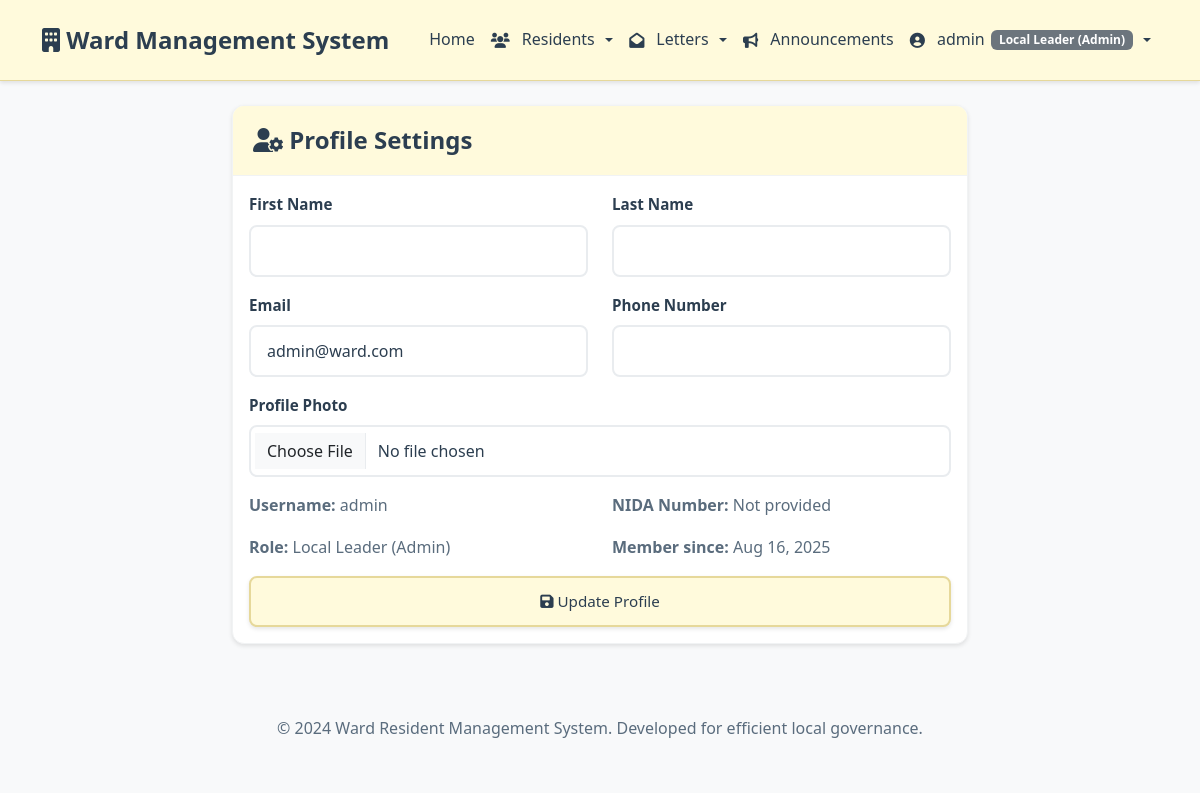
The page /accounts/profile/ (signed in) on the database its author committed.
### accounts/models.py (models this page shows, shortened)
class User(AbstractUser):
    USER_ROLES = (
        ('admin', 'Local Leader (Admin)'),
        ('resident', 'Resident'),
        ('clerk', 'Data Entry Clerk'),
    )
    role = models.CharField(max_length=20, choices=USER_ROLES, default='resident')
    phone_number = models.CharField(max_length=15, blank=True)
    nida_number = models.CharField(max_length=20, unique=True, null=True, blank=True)
    profile_photo = models.ImageField(upload_to='profile_photos/', null=True, blank=True)
    is_verified = models.BooleanField(default=False)
    created_at = models.DateTimeField(auto_now_add=True)
    updated_at = models.DateTimeField(auto_now=True)

### accounts/views.py (the view)
# urls.py: path('profile/', views.profile, name='profile'),
@login_required
def profile(request):
    if request.method == 'POST':
        form = UserProfileForm(request.POST, request.FILES, instance=request.user)
        if form.is_valid():
            form.save()
            messages.success(request, 'Profile updated successfully!')
            return redirect('accounts:profile')
    else:
        form = UserProfileForm(instance=request.user)
    return render(request, 'accounts/profile.html', {'form': form})

### accounts/forms.py
class UserProfileForm(forms.ModelForm):
    class Meta:
        model = User
        fields = ('first_name', 'last_name', 'email', 'phone_number', 'profile_photo')
        widgets = {
            'first_name': forms.TextInput(attrs={'class': 'form-control'}),
            'last_name': forms.TextInput(attrs={'class': 'form-control'}),
            'email': forms.EmailInput(attrs={'class': 'form-control'}),
            'phone_number': forms.TextInput(attrs={'class': 'form-control'}),
            'profile_photo': forms.FileInput(attrs={'class': 'form-control'}),
        }

### templates/accounts/profile.html (shortened to what this page needs)
{% extends 'base.html' %}
{% load crispy_forms_tags %}
{% block content %}
<div class="row justify-content-center">
    <div class="col-md-8">
        <div class="card">
            <div class="card-header">
                <h4 class="mb-0"><i class="fas fa-user-cog"></i> Profile Settings</h4>
            </div>
            <div class="card-body">
                <form method="post" enctype="multipart/form-data">
                    <div class="row">
                        <div class="col-md-6">
                            <div class="mb-3">
                                <label for="{{ form.first_name.id_for_label }}" class="form-label">First Name</label>
                                {{ form.first_name }}
                            </div>
                        </div>
                        <div class="col-md-6">
                            <div class="mb-3">
                                <label for="{{ form.last_name.id_for_label }}" class="form-label">Last Name</label>
                                {{ form.last_name }}
                            </div>
                        </div>
                    </div>
                    <div class="row">
                        <div class="col-md-6">
                            <div class="mb-3">
                                <label for="{{ form.email.id_for_label }}" class="form-label">Email</label>
                                {{ form.email }}
                            </div>
                        </div>
                        <div class="col-md-6">
                            <div class="mb-3">
                                <label for="{{ form.phone_number.id_for_label }}" class="form-label">Phone Number</label>
                                {{ form.phone_number }}
                            </div>
                        </div>
                    </div>
                    <div class="mb-3">
                        <label for="{{ form.profile_photo.id_for_label }}" class="form-label">Profile Photo</label>
                        {{ form.profile_photo }}
                    </div>
                    <div class="row">
                        <div class="col-md-6">
                            <p><strong>Username:</strong> {{ user.username }}</p>
                            <p><strong>Role:</strong> {{ user.get_role_display }}</p>
                        </div>
                        <div class="col-md-6">
                            <p><strong>NIDA Number:</strong> {{ user.nida_number|default:"Not provided" }}</p>
                            <p><strong>Member since:</strong> {{ user.date_joined|date:"M d, Y" }}</p>
                        </div>
                    </div>
                    <div class="d-grid">
                        <button type="submit" class="btn btn-primary">
                            <i class="fas fa-save"></i> Update Profile
                        </button>
                    </div>
                </form>
            </div>
        </div>
    </div>
</div>
{% endblock %}

### templates/base.html (shortened to what this page needs)
<!DOCTYPE html>
<html lang="en">
<head>
    <link href="https://cdn.jsdelivr.net/npm/bootstrap@5.3.0/dist/css/bootstrap.min.css" rel="stylesheet">
    <link href="https://cdnjs.cloudflare.com/ajax/libs/font-awesome/6.0.0/css/all.min.css" rel="stylesheet">
    {% load static %}
    <link href="{% static 'css/custom.css' %}" rel="stylesheet">
</head>
<body>
    <nav class="navbar navbar-expand-lg">
        <div class="container">
            <a class="navbar-brand" href="{% url 'home' %}">
                <i class="fas fa-building"></i> Ward Management System
            </a>
            <div class="collapse navbar-collapse" id="navbarNav">
                <ul class="navbar-nav me-auto ms-3">
                    <li class="nav-item">
                        <a class="nav-link{% if request.resolver_match.url_name == 'home' %} active{% endif %}" href="{% url 'home' %}">
                            Home
                        </a>
                    </li>
                    {% if user.is_authenticated %}
                        {% if user.role == 'resident' %}
                            <li class="nav-item">
                                <a class="nav-link" href="{% url 'residents:profile' %}">
                                    <i class="fas fa-user"></i> My Profile
                                </a>
                            </li>
                            <li class="nav-item">
                                <a class="nav-link" href="{% url 'letters:request' %}">
                                    <i class="fas fa-envelope"></i> Request Letter
                                </a>
                            </li>
                            <li class="nav-item">
                                <a class="nav-link" href="{% url 'letters:my_requests' %}">
                                    <i class="fas fa-list"></i> My Requests
                                </a>
                            </li>
                        {% elif user.role == 'admin' %}
                            <li class="nav-item dropdown">
                                <a class="nav-link dropdown-toggle" href="#" role="button" data-bs-toggle="dropdown">
                                    <i class="fas fa-users"></i> Residents
                                </a>
                            </li>
                            <li class="nav-item dropdown">
                                <a class="nav-link dropdown-toggle" href="#" role="button" data-bs-toggle="dropdown">
                                    <i class="fas fa-envelope-open"></i> Letters
                                </a>
                            </li>
                            <li class="nav-item">
                                <a class="nav-link" href="{% url 'communications:announcements' %}">
                                    <i class="fas fa-bullhorn"></i> Announcements
                                </a>
                            </li>
                        {% endif %}
                    {% endif %}
                </ul>
                <ul class="navbar-nav ms-auto gap-2">
                    {% if user.is_authenticated %}
                        <li class="nav-item dropdown">
                            <a class="nav-link dropdown-toggle" href="#" role="button" data-bs-toggle="dropdown">
                                <i class="fas fa-user-circle"></i> {{ user.username }}
                                <span class="badge bg-secondary">{{ user.get_role_display }}</span>
                            </a>
                        </li>
                    {% endif %}
                </ul>
            </div>
        </div>
    </nav>
    <main class="container mt-4">
        {% block content %}
        {% endblock %}
    </main>
    <footer class="bg-light mt-5 py-4">
        <div class="container text-center">
            <p class="mb-0">&copy; 2024 Ward Resident Management System. Developed for efficient local governance.</p>
        </div>
    </footer>
</body>
</html>

### static/css/custom.css (style rules this page uses)
:root { --primary-color: #FFFADC; --primary-dark: #f4eec7; --primary-darker: #e6d89a; --secondary-color: #28a745; --accent-color: #8b7b3a; --warning-color: #ffc107; --danger-color: #dc3545; --light-bg: #f8f9fa; --white: #ffffff; --dark-text: #2c3e50; --medium-text: #5a6c7d; --light-text: #7f8c8d; --border-color: #e9ecef; --border-light: #f1f3f4; --shadow: 0 2px 4px rgba(0, 0, 0, 0.1); --shadow-lg: 0 8px 25px rgba(0, 0, 0, 0.15); --shadow-hover: 0 4px 12px rgba(0, 0, 0, 0.15); --hover-transform: translateY(-2px); --transition-smooth: all 0.3s cubic-bezier(0.4, 0, 0.2, 1); }
body { font-family: 'Segoe UI', Tahoma, Geneva, Verdana, sans-serif; background-color: var(--light-bg); color: var(--dark-text); line-height: 1.6; font-size: 16px; }
h1, h2, h3, h4, h5, h6 { color: var(--dark-text); font-weight: 600; margin-bottom: 1rem; }
p { color: var(--medium-text); margin-bottom: 1rem; }
.navbar { background: var(--primary-color); border-bottom: 1px solid var(--primary-darker); box-shadow: var(--shadow); padding: 1rem 0; }
.navbar-brand { font-weight: 700; font-size: 1.5rem; color: var(--dark-text) !important; transition: var(--transition-smooth); }
.navbar-nav .nav-link { color: var(--dark-text) !important; font-weight: 500; transition: var(--transition-smooth); padding: 0.5rem 0.85rem; border-radius: 0; background: transparent !important; display: inline-flex; align-items: center; gap: .4rem; }
.navbar-nav .nav-link i { margin-right: .35rem; font-size: .95rem; }
.card { border: 1px solid var(--border-light); border-radius: 12px; box-shadow: var(--shadow); transition: var(--transition-smooth); overflow: hidden; background: var(--white); }
.card-header { background: var(--primary-color); color: var(--dark-text); border: none; padding: 1.25rem; font-weight: 600; border-bottom: 1px solid var(--border-light); }
.btn { border-radius: 8px; font-weight: 500; padding: 0.75rem 1.5rem; transition: var(--transition-smooth); border: 2px solid transparent; font-size: 0.95rem; cursor: pointer; }
.btn-primary { background: var(--primary-color); color: var(--dark-text); border-color: var(--primary-darker); box-shadow: var(--shadow); }
.form-control, .form-select { border-radius: 8px; border: 2px solid var(--border-color); padding: 0.75rem 1rem; transition: var(--transition-smooth); background: var(--white); color: var(--dark-text); }
.form-label { font-weight: 600; color: var(--dark-text); margin-bottom: 0.5rem; font-size: 0.95rem; }

### rows shown on the page
User: username "admin", role "Local Leader (Admin)", email "admin@ward.com", nida_number "Not provided", date_joined "Aug 16, 2025"
